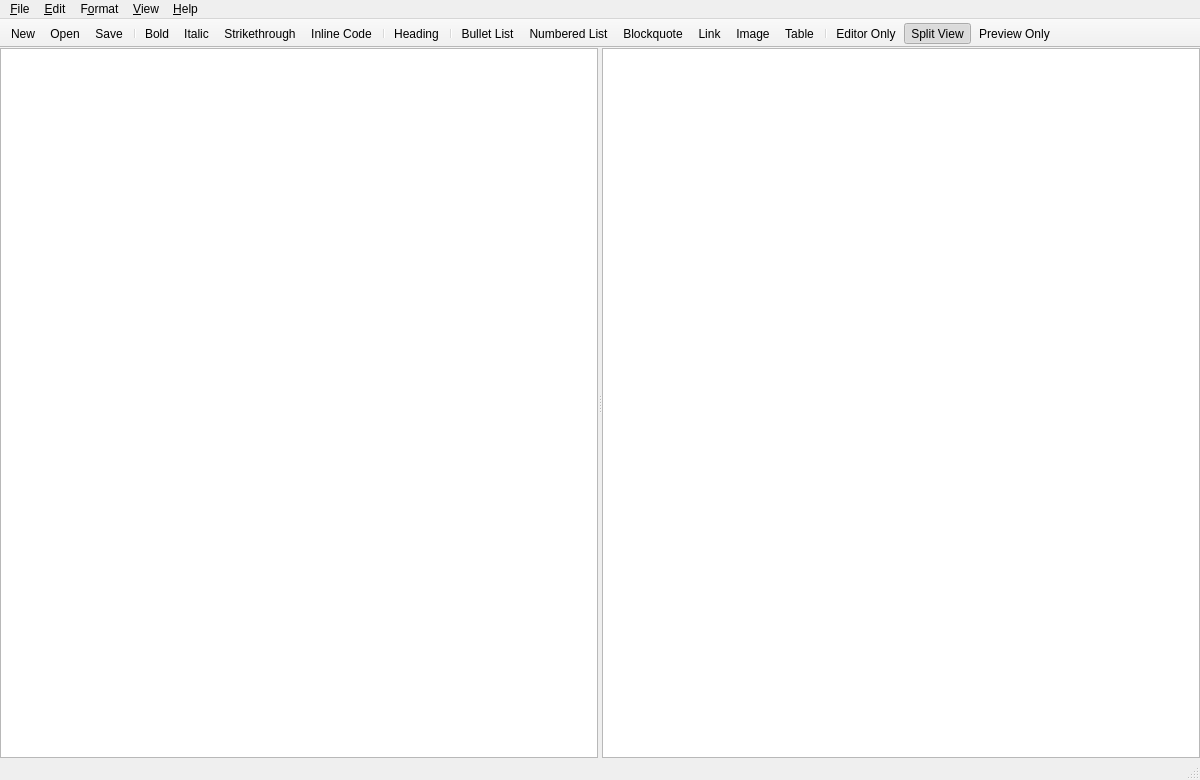
<?xml version="1.0" encoding="UTF-8"?>
<ui version="4.0">
 <class>MainWindow</class>
 <widget class="QMainWindow" name="MainWindow">
  <property name="geometry">
   <rect>
    <x>0</x>
    <y>0</y>
    <width>1200</width>
    <height>780</height>
   </rect>
  </property>
  <property name="windowTitle">
   <string notr="true">markdown0011</string>
  </property>
  <widget class="QWidget" name="centralwidget">
   <layout class="QVBoxLayout" name="centralLayout">
    <property name="spacing">
     <number>0</number>
    </property>
    <property name="leftMargin">
     <number>0</number>
    </property>
    <property name="topMargin">
     <number>0</number>
    </property>
    <property name="rightMargin">
     <number>0</number>
    </property>
    <property name="bottomMargin">
     <number>0</number>
    </property>
    <item>
     <widget class="QSplitter" name="splitter">
      <property name="orientation">
       <enum>Qt::Horizontal</enum>
      </property>
      <property name="childrenCollapsible">
       <bool>false</bool>
      </property>
      <widget class="Editor" name="editor"/>
      <widget class="PreviewView" name="preview"/>
     </widget>
    </item>
   </layout>
  </widget>
  <widget class="QMenuBar" name="menubar">
   <property name="geometry">
    <rect>
     <x>0</x>
     <y>0</y>
     <width>1200</width>
     <height>21</height>
    </rect>
   </property>
   <widget class="QMenu" name="menuFile">
    <property name="title">
     <string>&amp;File</string>
    </property>
    <widget class="QMenu" name="menuRecent">
     <property name="title">
      <string>Open &amp;Recent</string>
     </property>
    </widget>
    <addaction name="actionNew"/>
    <addaction name="actionOpen"/>
    <addaction name="menuRecent"/>
    <addaction name="separator"/>
    <addaction name="actionSave"/>
    <addaction name="actionSaveAs"/>
    <addaction name="separator"/>
    <addaction name="actionPrint"/>
    <addaction name="actionPrintPreview"/>
    <addaction name="separator"/>
    <addaction name="actionExportHtml"/>
    <addaction name="actionExportPdf"/>
    <addaction name="separator"/>
    <addaction name="actionExit"/>
   </widget>
   <widget class="QMenu" name="menuEdit">
    <property name="title">
     <string>&amp;Edit</string>
    </property>
    <addaction name="actionUndo"/>
    <addaction name="actionRedo"/>
    <addaction name="separator"/>
    <addaction name="actionCut"/>
    <addaction name="actionCopy"/>
    <addaction name="actionPaste"/>
    <addaction name="separator"/>
    <addaction name="actionFind"/>
   </widget>
   <widget class="QMenu" name="menuFormat">
    <property name="title">
     <string>F&amp;ormat</string>
    </property>
    <widget class="QMenu" name="menuHeading">
     <property name="title">
      <string>&amp;Heading</string>
     </property>
     <addaction name="actionHeading1"/>
     <addaction name="actionHeading2"/>
     <addaction name="actionHeading3"/>
     <addaction name="actionHeading4"/>
    </widget>
    <addaction name="actionBold"/>
    <addaction name="actionItalic"/>
    <addaction name="actionStrikethrough"/>
    <addaction name="actionInlineCode"/>
    <addaction name="separator"/>
    <addaction name="menuHeading"/>
    <addaction name="separator"/>
    <addaction name="actionBulletList"/>
    <addaction name="actionNumberedList"/>
    <addaction name="actionBlockquote"/>
    <addaction name="separator"/>
    <addaction name="actionLink"/>
    <addaction name="actionImage"/>
    <addaction name="actionTable"/>
   </widget>
   <widget class="QMenu" name="menuView">
    <property name="title">
     <string>&amp;View</string>
    </property>
    <widget class="QMenu" name="menuLanguage">
     <property name="title">
      <string>&amp;Language</string>
     </property>
     <addaction name="actionLanguageEnglish"/>
     <addaction name="actionLanguageRussian"/>
    </widget>
    <addaction name="actionEditorOnly"/>
    <addaction name="actionSplitView"/>
    <addaction name="actionPreviewOnly"/>
    <addaction name="separator"/>
    <addaction name="actionDarkPreview"/>
    <addaction name="actionLineNumbers"/>
    <addaction name="actionWordWrap"/>
    <addaction name="actionSyncScroll"/>
    <addaction name="separator"/>
    <addaction name="actionZoomIn"/>
    <addaction name="actionZoomOut"/>
    <addaction name="actionResetZoom"/>
    <addaction name="separator"/>
    <addaction name="menuLanguage"/>
   </widget>
   <widget class="QMenu" name="menuHelp">
    <property name="title">
     <string>&amp;Help</string>
    </property>
    <addaction name="actionAbout"/>
   </widget>
   <addaction name="menuFile"/>
   <addaction name="menuEdit"/>
   <addaction name="menuFormat"/>
   <addaction name="menuView"/>
   <addaction name="menuHelp"/>
  </widget>
  <widget class="QStatusBar" name="statusbar"/>
  <widget class="QToolBar" name="toolBar">
   <property name="movable">
    <bool>false</bool>
   </property>
   <property name="toolButtonStyle">
    <enum>Qt::ToolButtonIconOnly</enum>
   </property>
   <property name="iconSize">
    <size>
     <width>20</width>
     <height>20</height>
    </size>
   </property>
   <property name="windowTitle">
    <string>Main</string>
   </property>
   <attribute name="toolBarArea">
    <enum>TopToolBarArea</enum>
   </attribute>
   <attribute name="toolBarBreak">
    <bool>false</bool>
   </attribute>
   <addaction name="actionNew"/>
   <addaction name="actionOpen"/>
   <addaction name="actionSave"/>
   <addaction name="separator"/>
   <addaction name="actionBold"/>
   <addaction name="actionItalic"/>
   <addaction name="actionStrikethrough"/>
   <addaction name="actionInlineCode"/>
   <addaction name="separator"/>
   <addaction name="actionHeadingMenu"/>
   <addaction name="separator"/>
   <addaction name="actionBulletList"/>
   <addaction name="actionNumberedList"/>
   <addaction name="actionBlockquote"/>
   <addaction name="actionLink"/>
   <addaction name="actionImage"/>
   <addaction name="actionTable"/>
   <addaction name="separator"/>
   <addaction name="actionEditorOnly"/>
   <addaction name="actionSplitView"/>
   <addaction name="actionPreviewOnly"/>
  </widget>
  <action name="actionNew">
   <property name="text">
    <string>&amp;New</string>
   </property>
   <property name="shortcut">
    <string>Ctrl+N</string>
   </property>
  </action>
  <action name="actionOpen">
   <property name="text">
    <string>&amp;Open...</string>
   </property>
   <property name="shortcut">
    <string>Ctrl+O</string>
   </property>
  </action>
  <action name="actionSave">
   <property name="text">
    <string>&amp;Save</string>
   </property>
   <property name="shortcut">
    <string>Ctrl+S</string>
   </property>
  </action>
  <action name="actionSaveAs">
   <property name="text">
    <string>Save &amp;As...</string>
   </property>
   <property name="shortcut">
    <string>Ctrl+Shift+S</string>
   </property>
  </action>
  <action name="actionPrint">
   <property name="text">
    <string>&amp;Print...</string>
   </property>
   <property name="shortcut">
    <string>Ctrl+P</string>
   </property>
  </action>
  <action name="actionPrintPreview">
   <property name="text">
    <string>Print Pre&amp;view...</string>
   </property>
  </action>
  <action name="actionExportHtml">
   <property name="text">
    <string>&amp;Export HTML...</string>
   </property>
  </action>
  <action name="actionExportPdf">
   <property name="text">
    <string>Export PD&amp;F...</string>
   </property>
  </action>
  <action name="actionExit">
   <property name="text">
    <string>E&amp;xit</string>
   </property>
   <property name="shortcut">
    <string>Ctrl+Q</string>
   </property>
  </action>
  <action name="actionUndo">
   <property name="enabled">
    <bool>false</bool>
   </property>
   <property name="text">
    <string>&amp;Undo</string>
   </property>
   <property name="shortcut">
    <string>Ctrl+Z</string>
   </property>
  </action>
  <action name="actionRedo">
   <property name="enabled">
    <bool>false</bool>
   </property>
   <property name="text">
    <string>&amp;Redo</string>
   </property>
   <property name="shortcut">
    <string>Ctrl+Y</string>
   </property>
  </action>
  <action name="actionCut">
   <property name="enabled">
    <bool>false</bool>
   </property>
   <property name="text">
    <string>Cu&amp;t</string>
   </property>
   <property name="shortcut">
    <string>Ctrl+X</string>
   </property>
  </action>
  <action name="actionCopy">
   <property name="enabled">
    <bool>false</bool>
   </property>
   <property name="text">
    <string>&amp;Copy</string>
   </property>
   <property name="shortcut">
    <string>Ctrl+C</string>
   </property>
  </action>
  <action name="actionPaste">
   <property name="text">
    <string>&amp;Paste</string>
   </property>
   <property name="shortcut">
    <string>Ctrl+V</string>
   </property>
  </action>
  <action name="actionFind">
   <property name="text">
    <string>&amp;Find/Replace...</string>
   </property>
   <property name="shortcut">
    <string>Ctrl+F</string>
   </property>
  </action>
  <action name="actionBold">
   <property name="text">
    <string>&amp;Bold</string>
   </property>
   <property name="shortcut">
    <string>Ctrl+B</string>
   </property>
  </action>
  <action name="actionItalic">
   <property name="text">
    <string>&amp;Italic</string>
   </property>
   <property name="shortcut">
    <string>Ctrl+I</string>
   </property>
  </action>
  <action name="actionStrikethrough">
   <property name="text">
    <string>&amp;Strikethrough</string>
   </property>
   <property name="shortcut">
    <string>Ctrl+Shift+X</string>
   </property>
  </action>
  <action name="actionInlineCode">
   <property name="text">
    <string>Inline &amp;Code</string>
   </property>
   <property name="shortcut">
    <string>Ctrl+`</string>
   </property>
  </action>
  <action name="actionHeading1">
   <property name="text">
    <string>Heading &amp;1</string>
   </property>
   <property name="shortcut">
    <string>Ctrl+1</string>
   </property>
  </action>
  <action name="actionHeading2">
   <property name="text">
    <string>Heading &amp;2</string>
   </property>
   <property name="shortcut">
    <string>Ctrl+2</string>
   </property>
  </action>
  <action name="actionHeading3">
   <property name="text">
    <string>Heading &amp;3</string>
   </property>
   <property name="shortcut">
    <string>Ctrl+3</string>
   </property>
  </action>
  <action name="actionHeading4">
   <property name="text">
    <string>Heading &amp;4</string>
   </property>
   <property name="shortcut">
    <string>Ctrl+4</string>
   </property>
  </action>
  <action name="actionHeadingMenu">
   <property name="text">
    <string>Heading</string>
   </property>
   <property name="toolTip">
    <string>Heading level</string>
   </property>
  </action>
  <action name="actionBulletList">
   <property name="text">
    <string>&amp;Bullet List</string>
   </property>
   <property name="shortcut">
    <string>Ctrl+Shift+U</string>
   </property>
  </action>
  <action name="actionNumberedList">
   <property name="text">
    <string>&amp;Numbered List</string>
   </property>
   <property name="shortcut">
    <string>Ctrl+Shift+O</string>
   </property>
  </action>
  <action name="actionBlockquote">
   <property name="text">
    <string>Block&amp;quote</string>
   </property>
   <property name="shortcut">
    <string>Ctrl+Shift+Q</string>
   </property>
  </action>
  <action name="actionLink">
   <property name="text">
    <string>&amp;Link...</string>
   </property>
   <property name="shortcut">
    <string>Ctrl+K</string>
   </property>
  </action>
  <action name="actionImage">
   <property name="text">
    <string>I&amp;mage...</string>
   </property>
   <property name="shortcut">
    <string>Ctrl+Shift+I</string>
   </property>
  </action>
  <action name="actionTable">
   <property name="text">
    <string>Ta&amp;ble...</string>
   </property>
   <property name="shortcut">
    <string>Ctrl+Shift+T</string>
   </property>
  </action>
  <action name="actionEditorOnly">
   <property name="checkable">
    <bool>true</bool>
   </property>
   <property name="text">
    <string>&amp;Editor Only</string>
   </property>
   <property name="shortcut">
    <string>Ctrl+E</string>
   </property>
  </action>
  <action name="actionSplitView">
   <property name="checkable">
    <bool>true</bool>
   </property>
   <property name="checked">
    <bool>true</bool>
   </property>
   <property name="text">
    <string>&amp;Split View</string>
   </property>
   <property name="shortcut">
    <string>Ctrl+D</string>
   </property>
  </action>
  <action name="actionPreviewOnly">
   <property name="checkable">
    <bool>true</bool>
   </property>
   <property name="text">
    <string>&amp;Preview Only</string>
   </property>
   <property name="shortcut">
    <string>Ctrl+R</string>
   </property>
  </action>
  <action name="actionDarkPreview">
   <property name="checkable">
    <bool>true</bool>
   </property>
   <property name="text">
    <string>&amp;Dark Preview</string>
   </property>
  </action>
  <action name="actionLineNumbers">
   <property name="checkable">
    <bool>true</bool>
   </property>
   <property name="checked">
    <bool>true</bool>
   </property>
   <property name="text">
    <string>Show &amp;Line Numbers</string>
   </property>
  </action>
  <action name="actionWordWrap">
   <property name="checkable">
    <bool>true</bool>
   </property>
   <property name="checked">
    <bool>true</bool>
   </property>
   <property name="text">
    <string>&amp;Word Wrap</string>
   </property>
  </action>
  <action name="actionSyncScroll">
   <property name="checkable">
    <bool>true</bool>
   </property>
   <property name="checked">
    <bool>true</bool>
   </property>
   <property name="text">
    <string>S&amp;ync Scrolling</string>
   </property>
  </action>
  <action name="actionZoomIn">
   <property name="text">
    <string>Zoom &amp;In</string>
   </property>
   <property name="shortcut">
    <string>Ctrl++</string>
   </property>
  </action>
  <action name="actionZoomOut">
   <property name="text">
    <string>Zoom &amp;Out</string>
   </property>
   <property name="shortcut">
    <string>Ctrl+-</string>
   </property>
  </action>
  <action name="actionResetZoom">
   <property name="text">
    <string>&amp;Reset Zoom</string>
   </property>
   <property name="shortcut">
    <string>Ctrl+0</string>
   </property>
  </action>
  <action name="actionAbout">
   <property name="text">
    <string>&amp;About markdown0011</string>
   </property>
  </action>
  <action name="actionLanguageEnglish">
   <property name="checkable">
    <bool>true</bool>
   </property>
   <property name="checked">
    <bool>true</bool>
   </property>
   <property name="text">
    <string notr="true">English</string>
   </property>
  </action>
  <action name="actionLanguageRussian">
   <property name="checkable">
    <bool>true</bool>
   </property>
   <property name="text">
    <string notr="true">Русский</string>
   </property>
  </action>
 </widget>
 <customwidgets>
  <customwidget>
   <class>Editor</class>
   <extends>QPlainTextEdit</extends>
   <header>editor.h</header>
  </customwidget>
  <customwidget>
   <class>PreviewView</class>
   <extends>QTextBrowser</extends>
   <header>previewview.h</header>
  </customwidget>
 </customwidgets>
 <resources/>
 <connections/>
</ui>
